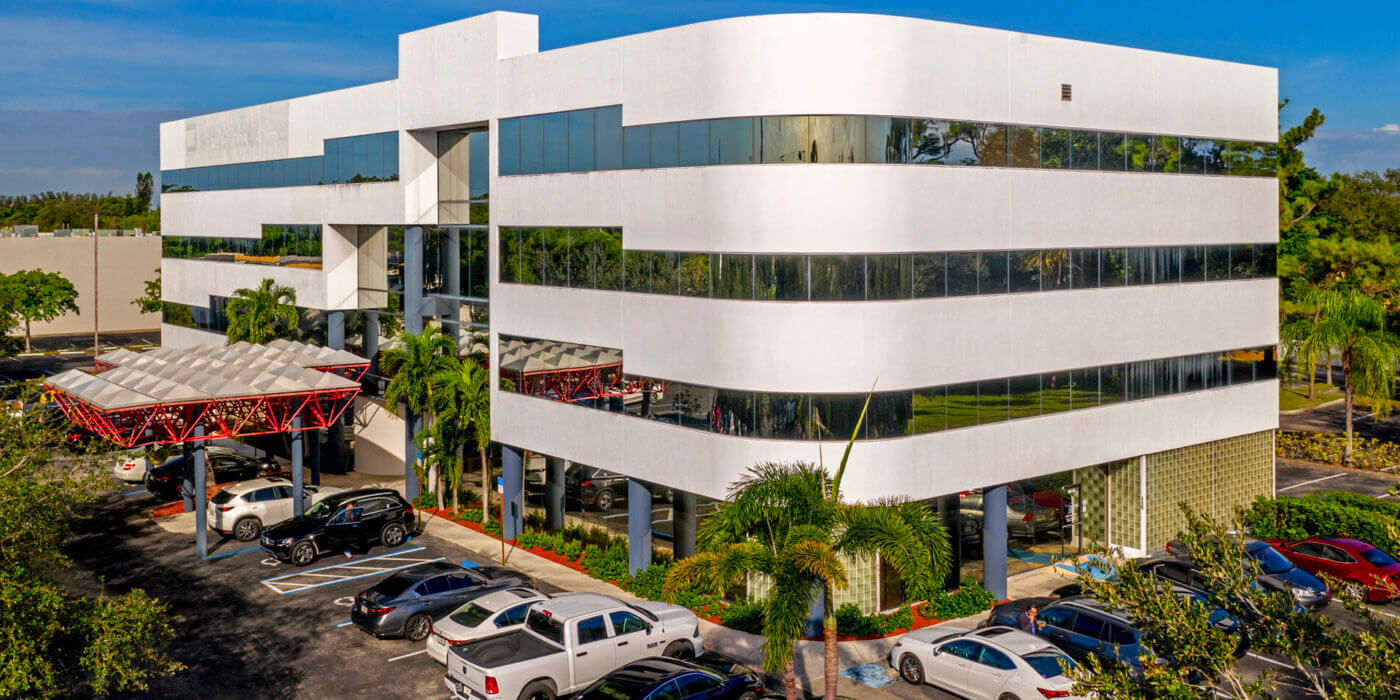
#> input picture srcimg/image35.jpg, 1400 x 700 px; its folder holds 8 pictures in this run; the run also reads 2 pictures not shown here
$ python build-images.py
#> lines starting #> are read from the running program, lines starting #| are printed output that depends on the picture
#> in load, returned value is the input picture: PIL image 1400x700 RGB; mean R, G, B 123.1, 125, 114.4
"""
Asset pipeline for the Triple Double Real Estate homepage concept.

Sources in  srcimg/   are the largest authentic originals available from the
company's own WordPress media library (verified against the /wp-json/wp/v2/media
endpoint on 4 September 2026 — no larger version or `-scaled` variant exists for
any of them). They are never modified in place.

Derivatives in public/img/ are produced here: crop -> optional conservative 2x
super-resolution -> shared colour grade -> responsive JPEG + WebP.

The upscaler is deliberately classical: chroma denoise, luma noise soft-
thresholding, Lanczos, then an edge-masked unsharp. It resamples and sharpens
what is already in the frame. It does not synthesise detail, so building
geometry, signage, windows and faces are preserved exactly.
"""

import os

import numpy as np
from PIL import Image, ImageEnhance, ImageFilter

SRC = "srcimg"
OUT = "public/img"
os.makedirs(OUT, exist_ok=True)


# ---------------------------------------------------------------- helpers ---

def _blur(arr, sigma):
    """Gaussian blur on a float32 single-channel array."""
    im = Image.fromarray(np.clip(arr, 0, 255).astype(np.uint8))
    return np.asarray(im.filter(ImageFilter.GaussianBlur(sigma)), dtype=np.float32)


def denoise(im, chroma_sigma=1.1, luma_sigma=0.8, keep=0.4, thresh=3.0):
    """Remove JPEG chroma mottling and low-amplitude luma noise.

    Luma detail above `thresh` is kept in full, so edges and texture survive;
    only sub-threshold noise is attenuated toward `keep`.
    """
#> called with chroma_sigma = 1.1, luma_sigma = 0.8, keep = 0.4, thresh = 3
    y, cb, cr = im.convert("YCbCr").split()
    cb = cb.filter(ImageFilter.GaussianBlur(chroma_sigma))
    cr = cr.filter(ImageFilter.GaussianBlur(chroma_sigma))

    ya = np.asarray(y, dtype=np.float32)
    base = _blur(ya, luma_sigma)
    detail = ya - base
    soft = np.clip(np.abs(detail) / thresh, 0.0, 1.0)
    factor = keep + (1.0 - keep) * soft
    ya = base + detail * factor

    y = Image.fromarray(np.clip(ya, 0, 255).astype(np.uint8))
    return Image.merge("YCbCr", (y, cb, cr)).convert("RGB")
#> returned value: PIL image 1400x700 RGB


def edge_unsharp(im, amount=0.85, radius=1.15, edge_sigma=2.2, floor=0.18):
    """Unsharp mask weighted by a local edge mask.

    Flat regions (sky, render, shadow) get `floor` of the sharpening, so noise
    and compression blocks are not amplified; architectural edges get all of it.
    """
#> called with amount = 1.05, radius = 1.15, edge_sigma = 2.2, floor = 0.18
    arr = np.asarray(im, dtype=np.float32)
    luma = arr @ np.array([0.299, 0.587, 0.114], dtype=np.float32)

    grad = np.abs(luma - _blur(luma, edge_sigma))
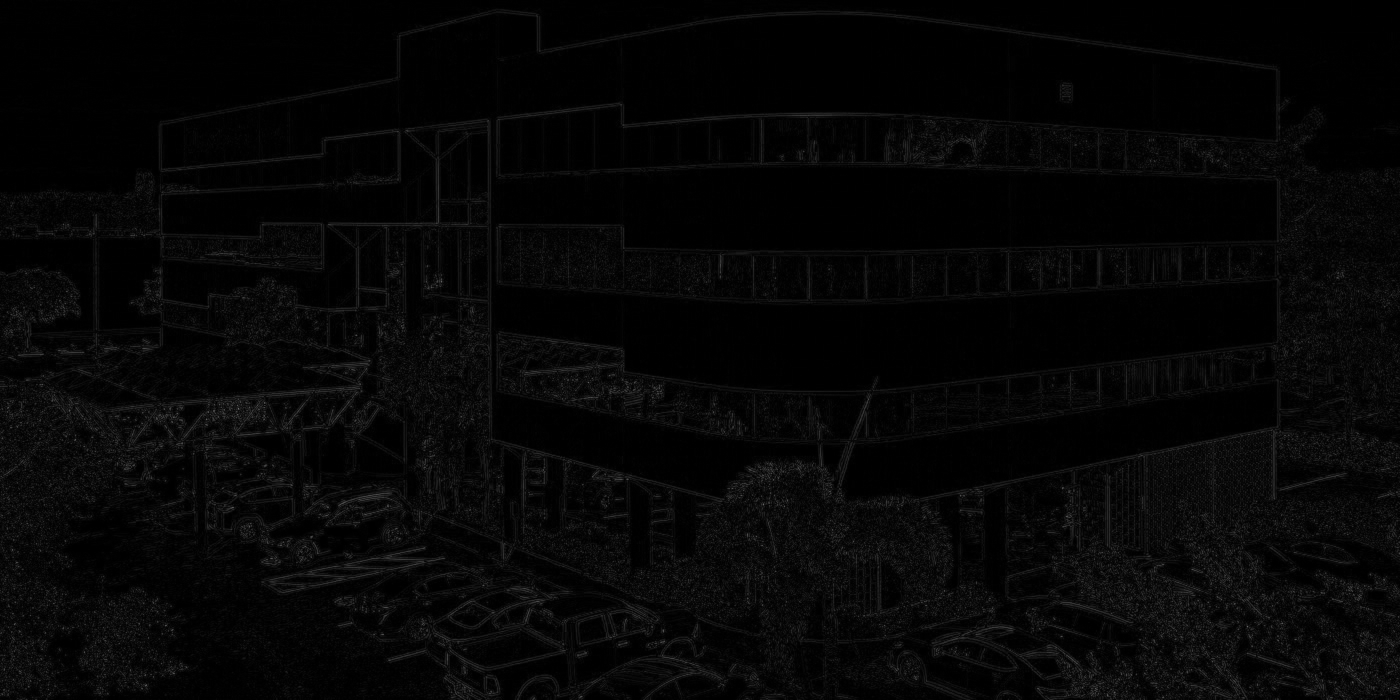
#> grad: shape (1400, 2800) float32 (shown at 1/2 size); min 0, max 116.6, mean 6.4
    mask = np.clip(grad / 14.0, 0.0, 1.0)
    mask = floor + (1.0 - floor) * (mask * mask * (3.0 - 2.0 * mask))  # smoothstep
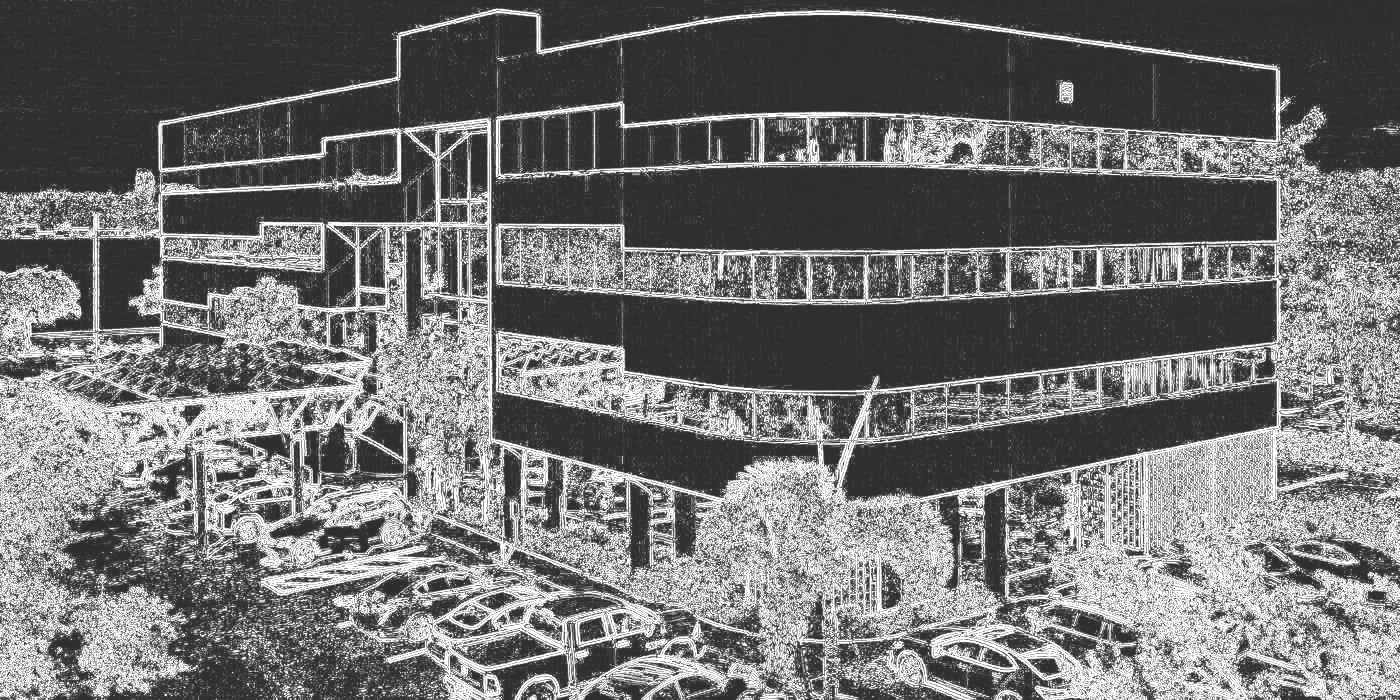
#> mask: shape (1400, 2800) float32 (shown at 1/2 size); min 0.18, max 1, mean 0.445
    mask = mask[..., None]

    blurred = np.stack([_blur(arr[..., c], radius) for c in range(3)], axis=-1)
    out = arr + amount * mask * (arr - blurred)
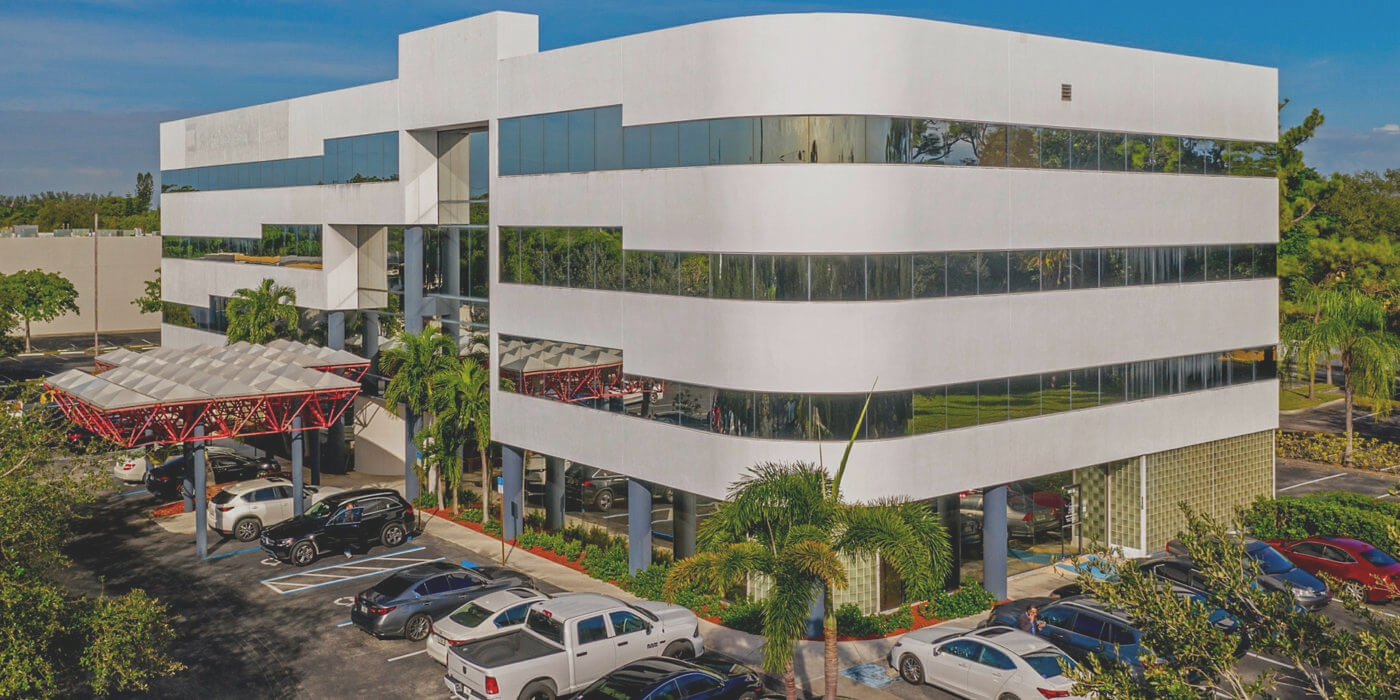
#> out: shape (1400, 2800, 3) float32 (shown at 1/2 size); mean R, G, B 121.6, 124, 113.2; drawn with min black and max white
    return Image.fromarray(np.clip(out, 0, 255).astype(np.uint8))
#> returned value: PIL image 2800x1400 RGB


def local_contrast(im, amount=0.32, sigma=16.0):
    """Large-radius, low-amount unsharp. Adds depth to flat, low-micro-contrast
    surfaces such as reflective glass without haloing edges or faking HDR."""
    arr = np.asarray(im, dtype=np.float32)
    base = np.stack([_blur(arr[..., c], sigma) for c in range(3)], axis=-1)
    out = arr + amount * (arr - base)
    return Image.fromarray(np.clip(out, 0, 255).astype(np.uint8))


def fine_sharpen(im, amount=0.75, radius=0.8, floor=0.22, limit=13.0,
                 hi_head=80.0, lo_head=26.0):
    """Small-radius edge-aware sharpen with an overshoot limit and asymmetric
    highlight/shadow protection.

    Detail is clamped to +/- `limit` levels, then the positive half is faded out
    as a pixel approaches white and the negative half as it approaches black.
    That is what lets the dark mullions crisp against bright glass without the
    bright side climbing into clipping — the usual source of halos and an HDR
    look. Measured on this asset: +7.0% edge energy for +5.6% clipped-white
    pixels, against +4.2% / +27.3% for a symmetric guard.
    """
    arr = np.asarray(im, dtype=np.float32)
    luma = arr @ np.array([0.299, 0.587, 0.114], dtype=np.float32)

    grad = np.abs(luma - _blur(luma, 2.0))
    mask = np.clip(grad / 14.0, 0.0, 1.0)
    mask = (floor + (1.0 - floor) * (mask * mask * (3.0 - 2.0 * mask)))[..., None]

    blurred = np.stack([_blur(arr[..., c], radius) for c in range(3)], axis=-1)
    detail = np.clip(amount * mask * (arr - blurred), -limit, limit)

    lift = np.clip((255.0 - luma) / hi_head, 0.0, 1.0)[..., None]
    dip = np.clip(luma / lo_head, 0.0, 1.0)[..., None]
    detail = np.where(detail > 0, detail * lift, detail * dip)
    return Image.fromarray(np.clip(arr + detail, 0, 255).astype(np.uint8))


def super_res_2x(im, amount=0.85):
    """Conservative 2x upscale. Used only where no larger original exists."""
    im = denoise(im)
    im = im.resize((im.width * 2, im.height * 2), Image.LANCZOS)
    return edge_unsharp(im, amount=amount)


def grade(im, sat=0.72, contrast=1.08, bright=0.99, cool=0.045):
    """Shared look: gently desaturated, cooled toward the brand navy."""
#> called with sat = 0.6, contrast = 1.26, bright = 0.93, cool = 0.07
    im = im.convert("RGB")
    im = ImageEnhance.Color(im).enhance(sat)
#> im: PIL image 2800x1400 RGB
    im = ImageEnhance.Contrast(im).enhance(contrast)
    im = ImageEnhance.Brightness(im).enhance(bright)
    r, g, b = im.split()
    r = r.point(lambda v: max(0, int(v - cool * 255 * (1 - v / 255) * 1.2)))
    b = b.point(lambda v: min(255, int(v + cool * 255 * (1 - v / 255) * 1.6)))
    return Image.merge("RGB", (r, g, b))


def crop_ratio(im, ratio, anchor=(0.5, 0.5)):
#> called with ratio = 1.78, anchor = (0.58, 0.3)
    w, h = im.size
#> w = 2800; h = 1400
    tw, th = w, int(round(w / ratio))
#> tw = 2800; th = 1575
    if th > h:
        th, tw = h, int(round(h * ratio))
#> th = 1400; tw = 2489
    x, y = int((w - tw) * anchor[0]), int((h - th) * anchor[1])
#> x = 180; y = 0
    return im.crop((x, y, x + tw, y + th))
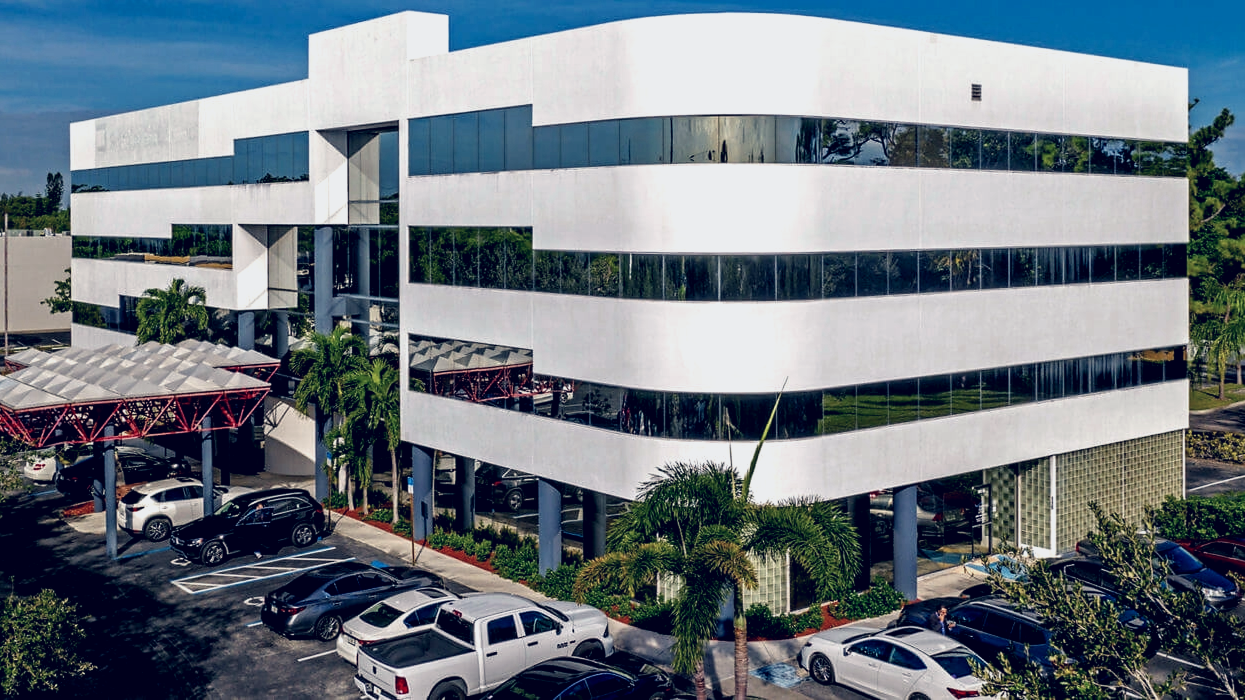
#> returned value: PIL image 2489x1400 RGB (shown at 1/2 size); mean R, G, B 109.5, 120.1, 129.1


def emit(im, name, widths, quality=84, post_sharpen=0.35):
    """Write JPEG + WebP at each width, never above the source width."""
#> called with name = 'hero', quality = 80, post_sharpen = 0.35
    made = []
#> made = []
    for wpx in sorted({min(w, im.width) for w in widths}, reverse=True):
        h = max(1, int(round(im.height * wpx / im.width)))
        r = im.resize((wpx, h), Image.LANCZOS) if wpx != im.width else im.copy()
        if post_sharpen and wpx != im.width:
            r = edge_unsharp(r, amount=post_sharpen, radius=0.8, floor=0.25)
        jp = f"{OUT}/{name}-{wpx}.jpg"
        r.save(jp, "JPEG", quality=quality, optimize=True, progressive=True)
        r.save(f"{OUT}/{name}-{wpx}.webp", "WEBP", quality=quality - 4, method=6)
        made.append((wpx, os.path.getsize(jp) // 1024))
#> this loop made 4 passes
#> (wpx, h, jp) on passes 1 to 4: (2489, 1400, 'public/img/hero-2489.jpg'), (1920, 1080, 'public/img/hero-1920.jpg'), (1440, 810, 'public/img/hero-1440.jpg'), (1024, 576, 'public/img/hero-1024.jpg')
#> pass 2, in edge_unsharp (call 2), `luma = arr @ np.array([0.299, 0.587, 0.114], dtype=np.float32)`:
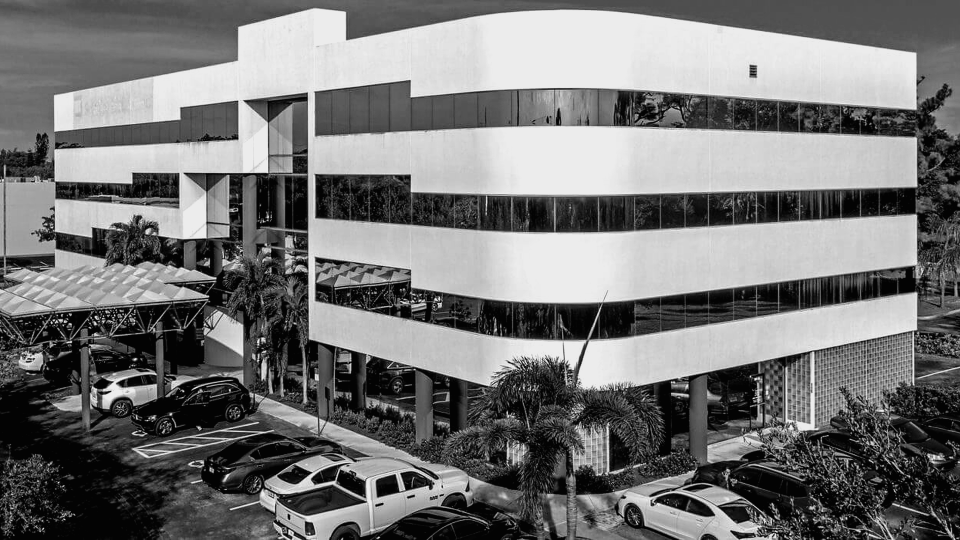
#> luma: shape (1080, 1920) float32 (shown at 1/2 size); min 1.25, max 255, mean 118
#> after the loop, made = [(2489, 507), (1920, 372), (1440, 246), (1024, 144)]
    print(f"  {name:18} base {im.width}x{im.height}  ->  " +
          "  ".join(f"{w}px/{kb}kB" for w, kb in sorted(made)))
#|   hero               base 2489x1400  ->  1024px/144kB  1440px/246kB  1920px/372kB  2489px/507kB
    return made


def load(f):
    return Image.open(os.path.join(SRC, f))


def mean_luma(im):
    a = np.asarray(im.convert("RGB"), dtype=np.float32)
    return float((a @ np.array([0.299, 0.587, 0.114], dtype=np.float32)).mean())


def match_luma(im, target, strength=0.65):
    """Nudge overall value toward `target` so a mixed set of portraits reads as
    one tonal family. Partial correction only — it never flattens the image."""
    cur = mean_luma(im)
    if cur <= 1:
        return im
    gain = 1.0 + (target / cur - 1.0) * strength
    return ImageEnhance.Brightness(im).enhance(gain)


def crop_box(im, cx, cy, out_w, ratio=4 / 5):
    """Sub-crop of `out_w` width at `ratio`, centred on (cx, cy) and clamped
    inside the frame. Used to normalise portrait framing."""
    w, h = im.size
    out_w = min(out_w, w)
    out_h = min(int(round(out_w / ratio)), h)
    out_w = min(out_w, int(round(out_h * ratio)))
    x = max(0, min(w - out_w, int(round(cx - out_w / 2))))
    y = max(0, min(h - out_h, int(round(cy - out_h * 0.24))))  # eye line at 24%
    return im.crop((x, y, x + out_w, y + out_h))


# ------------------------------------------------------------------ build ---

print("HERO  (2151 W Hillsboro Blvd, Deerfield Beach FL — original 1400x700)")
# Full frame is upscaled first so both crops are taken from real 2x pixels.
hero_base = grade(super_res_2x(load("image35.jpg"), amount=1.05),
                  sat=0.60, contrast=1.26, bright=0.93, cool=0.07)
emit(crop_ratio(hero_base, 16 / 9, (0.58, 0.30)), "hero", [2489, 1920, 1440, 1024], 80)
emit(crop_ratio(hero_base, 3 / 4, (0.60, 0.42)), "hero-portrait", [1050, 760, 560], 82)
#> the loop in emit (call 2), `for wpx in sorted({min(w, im.width) for w in widths}, reverse=True):` made 3 passes
#> (wpx, h, jp) on passes 1 to 3: (1050, 1400, 'public/img/hero-portrait-1050.jpg'), (760, 1013, 'public/img/hero-portrait-760.jpg'), (560, 747, 'public/img/hero-portrait-560.jpg')
#|   hero-portrait      base 1050x1400  ->  560px/88kB  760px/138kB  1050px/205kB

print("FEATURED  (44 W Flagler St, Miami — right half of a stitched 1400x700)")
# Neither half of this stitched source has a larger original (700x700 each, and
# the media API confirms 1400x700 is the full size). The left half measures
# slightly more edge energy but is dominated by street signage and leasing
# banners, so it does not carry a featured-asset frame. This tower view keeps
# the section's tone; the softness was low micro-contrast in the reflective
# glass rather than missing detail, so it gets a restrained local-contrast pass
# before the upscale and a firmer edge-masked sharpen after it.
fl = load("image41-1-1.jpg").crop((700, 0, 1400, 700))          # 700x700 native
fl = local_contrast(denoise(fl), amount=0.34, sigma=16.0)
fl = grade(super_res_2x(fl, amount=1.15), sat=0.66, contrast=1.10)
fl = edge_unsharp(fl, amount=0.34, radius=1.0, floor=0.16)
# A final pass at fine scale only: a small-radius sharpen whose overshoot is
# clamped and which fades out near black and white, so perceived crispness
# rises without ringing, new clipping or any hue change.
fl = fine_sharpen(fl)
emit(crop_ratio(fl, 4 / 5, (0.52, 0.35)), "flagler", [1120, 800, 560], 90)
#|   flagler            base 1120x1400  ->  560px/140kB  800px/238kB  1120px/380kB

print("PORTFOLIO CARDS  (native resolution is already sufficient — sharpen only)")
for name, f, anchor in [
    ("coralsprings", "image37.jpg", (0.50, 0.45)),
    ("powersferry", "Powers-Ferry.jpg", (0.42, 0.55)),
    ("tamarac", "image39.jpg", (0.50, 0.50)),
]:
    im = load(f)
    if name == "powersferry":
        im = im.crop((0, 0, int(im.width * 0.86), im.height))   # drop baked-in caption
    im = grade(edge_unsharp(denoise(im), amount=0.5))
    emit(crop_ratio(im, 3 / 2, anchor), name, [1050, 800, 560], 85)
#|   coralsprings       base 1050x700  ->  560px/81kB  800px/146kB  1050px/202kB
#> (the run stopped early here; a loop or call above may not have finished)
